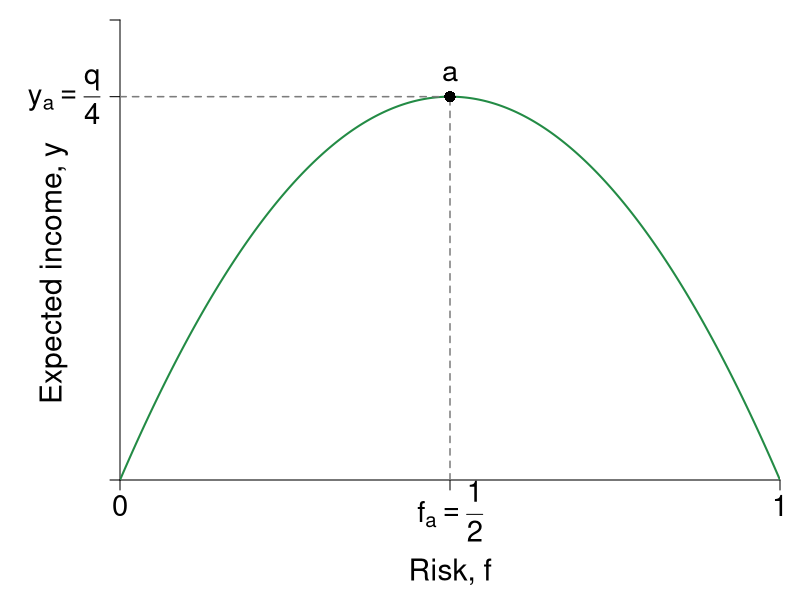

Write the R code that produced this figure.
#Graph Designer: Simon Halliday, Scott Cohn
#Authors: Bowles, Foley and Halliday
#Title: Coordination, Conflict and Competition: A Text in Microeconomics

library(shape)
pdf(file = "risk/return_maximization_margin.pdf", width = 8, height = 6)

#Set parameters for graphics
pointsize <- 1.8
axislabelsize <- 1.8
labelsize <- 1.75
namesize <- 1.8
annotatesize <- 1.5
graphlinewidth <- 2
segmentlinewidth <- 1.5

COL <- c("#7fc97f", "#beaed4", "#fdc086", "#ffff99", "#386cb0", "#f0027f", "#bf5b17", "#666666")
COLA <- c("#e0f3db", "#99d8c9","#66c2a4","#41ae76", "#238b45", "#005824")
COLB <- c("#c6dbef", "#4eb3d3", "#2b8cbe", "#0868ac","#084081")
COLC <- c("#fcfbfd", "#efedf5", "#dadaeb", "#bcbddc", "#9e9ac8", "#807dba", "#6a51a3", "#54278f", "#3f007d")
grays <- gray.colors(25, start = 1, end = 0, alpha = 1)

#Edited the margins to cater for the larger LHS labels
par(mar =  c(6, 6, 1, 1))

return <- function(f, mu = 5){
  mu*f*(1 - f)
}

indiffA <- function(x, alpha = 0.7, uA = 4) {
  (uA / x^alpha)^(1/(1 - alpha))
}

trsline <- function(x, constant = 10, slope = 4){
  constant - (slope)*x
}

ff <- function(x, c = 12, s = 1/3){
  c - s*x
}

xlims <- c(0, 1)
ylims <- c(0, 1.5)

npts <- 501 
x <- seq(xlims[1], xlims[2], length.out = npts)
y <- seq(ylims[1], ylims[2], length.out = npts) 
a <- c(2, 4, 6)

plot(0, 0, xlim = xlims, ylim = ylims, type = "n",
     xlab = expression(paste("")),
     ylab = expression(paste("")), 
     xaxt = "n", 
     yaxt = "n", 
     cex.lab = axislabelsize, 
     bty = "n", 
     xaxs = "i", 
     yaxs = "i"
)



ticksy <- c(ylims[1], return(f = 0.5), ylims[2])
#ylabels <- c(NA, expression(paste(hat(y)[a] == 1.25)), NA)
ylabels <- c(NA, expression(paste(y[a] == frac(q,4))), NA)
ticksx <- c(xlims[1], 0.5, xlims[2])
xlabels <- c(0, NA, 1)

axis(1, at = ticksx, pos = 0, labels = xlabels, cex.axis = labelsize)
axis(2, at = ticksy, pos = 0, labels = ylabels, las = 1, cex.axis = labelsize)

npts <- 500 
xx1 <- seq(xlims[1], xlims[2], length.out = npts)
xx2 <- seq(0, xlims[2], length.out = npts)
xx3 <- seq(1.5, 2.5, length.out = npts)
xx4 <- seq(3, 5, length.out = npts)
xx5 <- seq(7, 9, length.out = npts)

#Draw the graphs
lines(xx1, return(xx1), col = COLA[5], lwd = graphlinewidth)

#Axis labels
#mtext(expression(paste("Risk, ", f)), side = 1, line = 2.5, cex = axislabelsize)
text(0.5*(xlims[2]), -0.3, expression(paste("Risk, ", f)), xpd = TRUE, cex = axislabelsize) 
text(0.5*(xlims[2]), -0.1, expression(paste(f[a] == frac(1, 2))), xpd = TRUE, cex = labelsize) 

text(-0.1, 0.45*(ylims[2]), expression(paste("Expected income, ", y )), xpd = TRUE, cex = axislabelsize, srt = 90) 

segments(0.5, 0, 0.5, return(0.5), lty = 2, col = grays[20] , lwd = segmentlinewidth)
segments(0, return(0.5), 0.5, return(0.5), lty = 2, col = grays[20] , lwd = segmentlinewidth)

#Annotate points (4,4),(2,8),(8,2) on feasibility frontier
text(0.5, return(0.5) + 0.075, expression(paste(a)), cex = labelsize)
points(0.5, return(0.5), pch = 16, col = "black", cex = 1.5)

dev.off()
